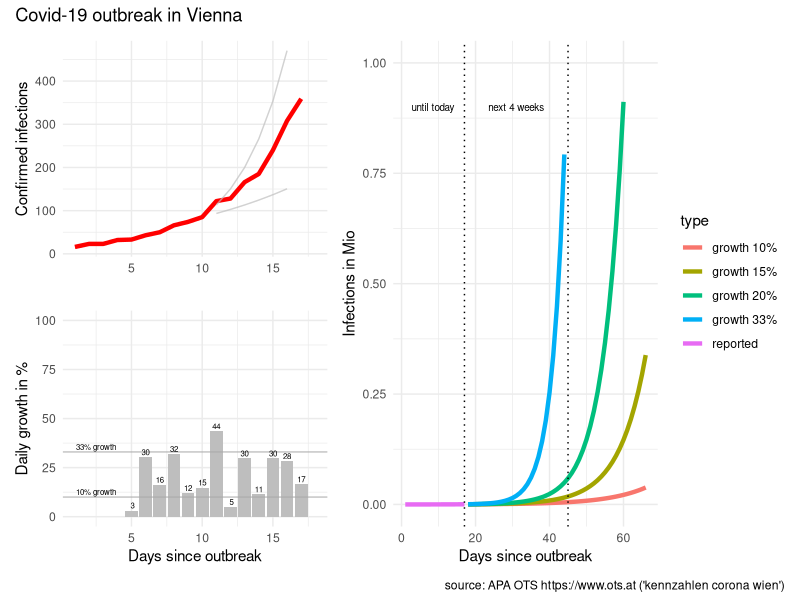
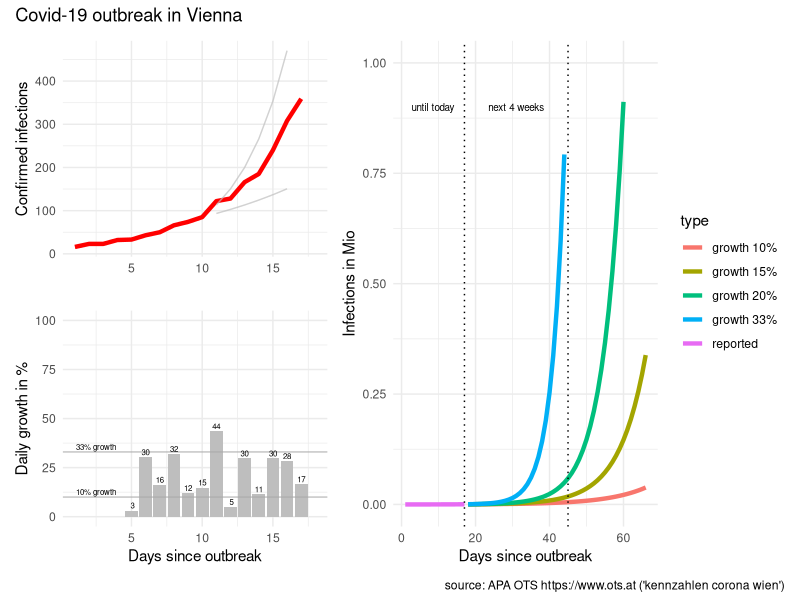

Write R code to recreate these figures, in order.
# packages
library(tidyverse)
library(scales)
library(patchwork)

# reported infections
# source: APA OTS (https://www.ots.at)
# keywords: "kennzahlen corona wien"
infected <- c(
   16, #"2020-03-05"
   23, #"2020-03-06"
   23, #"2020-03-07"
   32, #"2020-03-08"
   33, #"2020-03-09"
   43, #"2020-03-10"
   50, #"2020-03-11"
   66, #"2020-03-12"
   74, #"2020-03-13"
   85, #"2020-03-14"
  122, #"2020-03-15"
  128, #"2020-03-16"
  166, #"2020-03-17"
  185, #"2020-03-18"
  240, #"2020-03-19"
  308, #"2020-03-20"
  359  #"2020-03-20"
)

# prepare data
data <- tibble(infected = infected)

data <- data %>% 
  mutate(type = "reported",
         day = row_number()) %>% 
  arrange(day) %>% 
  mutate(new_abs = infected - lag(infected),
         new_pct = new_abs / lag(infected) * 100)

# predict
predict_corona <- function(data, infection_rate, days)  {
  
  future <- seq(from = max(data$day) + 1, to = max(data$day)+days-1)
  infected_all <- NULL
  infected_act <- max(data$infected)
  infected_predict <- NULL
  for (i in seq_along(future))  {
    infected_act <- infected_act * infection_rate
    infected_all <- c(infected_all, infected_act)
  }
  
  data2 <- tibble(type = paste0("growth ", (infection_rate-1)*100,"%"),
                  day = future, 
                  infected = infected_all)
  data2
  
} # predict_corona

# predict for different growth
predict_days <- 50 #57

data_50 <- data %>% 
  predict_corona(infection_rate = 1.50, days = predict_days)

data_40 <- data %>% 
  predict_corona(infection_rate = 1.40, days = predict_days)

data_33 <- data %>% 
  predict_corona(infection_rate = 1.33, days = predict_days)

data_20 <- data %>% 
  predict_corona(infection_rate = 1.20, days = predict_days)

data_15 <- data %>% 
  predict_corona(infection_rate = 1.15, days = predict_days)

data_10 <- data %>% 
  predict_corona(infection_rate = 1.10, days = predict_days)

# combine dataset
data_plot <- data %>% 
  bind_rows(data_33, data_20, data_15, data_10)


# visualise data
# infected
last_day <- length(data$infected)
p0 <- data_plot %>% 
  mutate(infected_M = infected / 1000000) %>%
  ggplot(aes(day, infected_M, color = type)) + 
  geom_line(size = 1.5) +
  geom_vline(xintercept = c(last_day, last_day + 28), 
             linetype = "dotted") +
  ylim(0,1) +
  xlab("Days since outbreak") +
  ylab("Infections in Mio") + 
  #ggtitle("Covid-19 outbreak in Vienna") +
  theme_minimal()+
  annotate("text", last_day/2, 0.9, 
           label = "until today", size = 2.5) +
  annotate("text", last_day+14, 0.9, 
           label = "next 4 weeks", size = 2.5)

#############################################

# data for reference line 33% growth (Austria)
data_line_start <- tibble(
  day = 10,
  infected = 85
)

# predict 10%/33% growth (days since 50 cases)
data_line10 <- predict_corona(
  data_line_start,
  infection_rate = 1.10,
  days = 7)

data_line33 <- predict_corona(
  data_line_start,
  infection_rate = 1.33,
  days = 7)

# infected
p1 <- data %>% 
  mutate(infected_M = infected / 1000000) %>% 
  ggplot(aes(day, infected)) + 
  geom_line(size = 1.5, color = "red") +
  geom_line(data = data_line10, 
            aes(day,infected), color = "grey", alpha = 0.7) +
  geom_line(data = data_line33, 
            aes(day,infected), color = "grey", alpha = 0.7) +
  xlim(c(1,length(infected)+1)) +
  ylim(0,max(infected)) +
  scale_y_continuous(labels=function(x) format(x, big.mark = " ", scientific = FALSE)) +
  #  xlab("Days since outbreak") +
  xlab("") +
  ylab("Confirmed infections") + 
#  ggtitle("Covid-19 outbreak in Vienna") +
  theme_minimal()
  
# daily growth infected
p2 <- data %>% 
  filter(day >= 5) %>% 
  ggplot(aes(day, new_pct)) +
  geom_col(fill = "grey") +
  geom_hline(yintercept = 10, color = "darkgrey", alpha = 0.7) +
  geom_hline(yintercept = 33, color = "darkgrey", alpha = 0.7) +
  geom_text(aes(day, new_pct, 
                label = paste0(format(new_pct, digits=1))),
            size = 2, vjust = "bottom", nudge_y = 1) +
  xlim(c(1,length(infected)+1)) +
  ylim(c(0,100)) +
  xlab("Days since outbreak") +
  ylab("Daily growth in %") + 
#  ggtitle("Covid-19 outbreak in Vienna") +
  theme_minimal() +
  annotate("text", 2.5, 10+1, 
           label = "10% growth",
           size = 2,vjust = "bottom")  +
  annotate("text", 2.5, 33+1, 
           label = "33% growth",
           size = 2,vjust = "bottom") 
  

# combine plots
p <- ((p1 / p2) | p0) + plot_annotation('Covid-19 outbreak in Vienna',
                            caption = "source: APA OTS https://www.ots.at ('kennzahlen corona wien')")
# plot
p

# save plot
p %>% ggsave(filename = "covid-19-vienna.png", 
             device = "png",
             width = 7, height = 4)
